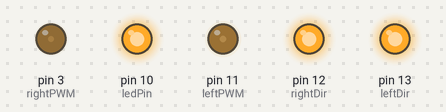
Simulated run of this sketch. Board: Arduino Uno, built with avr-gcc and run on an emulated ATmega328P. Parts: output pins drawn as LEDs (lit = HIGH). What the sketch prints to the serial monitor is not drawn.

Above: at 0.15 s.
Timing chart, 0 to 1.9 s (numbered marks = the images above):
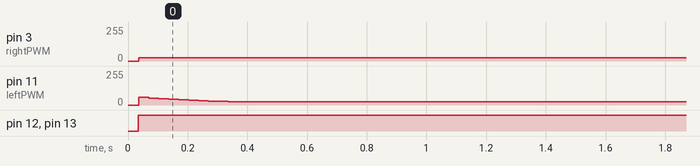

The sketch:

petitControl.ino
```cpp
/*
 * This program recives N_VALUES of size N_BYTES with the following protocol
 *  to start '@''@' the values byte by byte and '.' to finish
 *
 */
 #include "TimerOne.h"
 #include "math.h"
const byte N_BYTES = 2; // size of values recived
const byte N_VALUES = 3; // number of values to recive
byte incomingData[ N_BYTES*N_VALUES + 1 ]; // +1 end character

const char START_CHAR = '@';
const char POS_CHAR = 'P';
const char GOAL_CHAR = 'G';
const char END_CHAR = '.';

int values[N_VALUES]; // values[0] = x, in mm  //CHECK SIZE IF RECIVING BIGGER DATA, now: int16
                     // values[1] = y, in mm
                    // values[2] = theta, in Degrees
const bool DEBUG = false;
bool firstStart = false;
int incomingByte;      // a variable to read incoming serial data into

const int rightPWM = 3; // pins PWM A
const int leftPWM = 11; // PWM B

const int rightDir = 12; // DIR A
const int leftDir = 13; // DIR B

const int ledPin = 10; // LED

const double R = 20; //mm
const double L = 90;//mm

const float W_MAX = 6; //rads/s
const float W_MIN = 2;

const float V_MAX = 4.5; //rads/s
const float V_MIN = 2;
const int D = 400; // if error larger than D use V_MAX

const float KP = 5;
const float KP_V = float(V_MAX)/D;

const int MAX_ANGLE_ERROR = 5;
const int MAX_POS_ERROR = 20; //mm

const double REDUCTION = 0.10; //10%

int x = 0;
int y = 0;
double theta = 0;

int xGoal = 1000;
int yGoal = 1000;
double thetaGoal = 0;

int distError = 0;
int angleError = 0;

unsigned int counterOfLastSetPos = 0; //millis

void setup() {
  pinMode( rightPWM, OUTPUT ); //Defining pins as output
  pinMode( leftPWM, OUTPUT );
  pinMode( rightDir, OUTPUT );
  pinMode( leftDir, OUTPUT );
  pinMode( ledPin, OUTPUT );
  Serial.begin( 9600 );

  Timer1.initialize(33333); // 30Hz  --> 33333 microSecs period
  Timer1.attachInterrupt( control );
  digitalWrite( ledPin, HIGH );
  analogWrite( rightPWM, 0 );
  analogWrite( leftPWM, 0 );
}

void setVelocity( int pwmPin, int dirPin, double w ){ // pwm_pin, direction_pin, velocity
  if(DEBUG)Serial.println("Seting Velocity");
  if( w < 0 )
    digitalWrite( dirPin, LOW );
  else
    digitalWrite( dirPin, HIGH );
  w = abs( w );
  Serial.println( w );
  byte w_pwm = 0.00083 * w * w * R * R + 0.058*w*R+25;
  if( w_pwm < 25 )
    w_pwm = 0;
  Serial.println( w_pwm );
  analogWrite( pwmPin, w_pwm );
}
void control()
{
  double d_x = xGoal - x;
  double d_y = yGoal - y;
  double norm = sqrt( d_x*d_x + d_y*d_y );
  double dotProduct = d_x*-1*sin(theta) + d_y*cos(theta);
  double angle_error = acos( dotProduct/norm );
  Serial.println( norm );
  double dotProduct2 = d_x*-1*sin(theta+0.01) + d_y*cos(theta+0.01);
  double next_error = acos( dotProduct2/norm );
  if( next_error > angle_error )
    angle_error *= -1;
  double w_r = angle_error*KP;

  if( w_r > W_MAX )
    w_r = W_MAX;
  else{
    if( w_r < -1*W_MAX )
       w_r = -1*W_MAX;
    else{
      if( w_r < W_MIN && w_r > -1*W_MIN ){
        if( w_r > 0 )
          w_r = W_MIN;
        else
          w_r = -1*W_MIN;
      }
    }
  }
  if( angle_error *180/M_PI > -1*MAX_ANGLE_ERROR && angle_error *180/M_PI < MAX_ANGLE_ERROR)
    w_r = 0;
  double w_l = -1*w_r;

  double s = KP_V * norm;

  if( s > V_MAX )
    s = V_MAX;
  else{
    if( s < -1*V_MAX )
       s = -1*V_MAX;
    else{
      if( s < V_MIN && s > -1*V_MIN ){
        if( s > 0 )
          s = V_MIN;
        else
          s = -1*V_MIN;
      }
    }
  }
  w_r += s;
  w_l += s;

  w_r *= 1 - counterOfLastSetPos*REDUCTION;
  w_l *= 1 - counterOfLastSetPos*REDUCTION;

  if ( counterOfLastSetPos < 1/REDUCTION)
    counterOfLastSetPos++;

  if( norm < MAX_POS_ERROR && norm > -1*MAX_POS_ERROR ){
    w_r = 0;
    w_l = 0;
  }
  setVelocity( rightPWM, rightDir, w_r );
  setVelocity( leftPWM, leftDir, w_l );
}
void setPose( int newX, int newY, int newTheta ){
  x = newX;
  y = newY;
  theta = newTheta*M_PI/180;
  counterOfLastSetPos = 0;
}

void setGoal( int newX, int newY, int newTheta ){
  xGoal = newX;
  yGoal = newY;
  thetaGoal = newTheta*M_PI/180;
}


void loop() {
  digitalWrite( ledPin, HIGH );
  if ( Serial.available() > 0 && !firstStart) {
    incomingByte = Serial.read();
    if( incomingByte == START_CHAR){
      firstStart = true; // if ---> @
      if(DEBUG)Serial.println("in @");
    }
  }
  if (Serial.available() > 0 && firstStart ){
    incomingByte = Serial.read();
    if( (incomingByte == POS_CHAR || incomingByte == GOAL_CHAR) && firstStart ){ // if START ---> @ G || @ P
      bool isGoal = false;
      if( incomingByte == GOAL_CHAR )
         isGoal = true;
      if(DEBUG)Serial.println("Start");
      while(Serial.available() < N_BYTES*N_VALUES + 1 ){ // wait until reciving the values and the end character
      }
      if(DEBUG)Serial.println("Getting data");
      for( int i = 0; i < N_BYTES*N_VALUES + 1; i++){
          incomingData[ i ] = Serial.read();
      }
      if( incomingData[ N_BYTES*N_VALUES ] == END_CHAR ){ // if END ---> .
        // first byte is the least significant byte
        if(DEBUG)Serial.println("Saving Data");
        for( int i = 0; i < N_VALUES; i++) // reset values
          values[ i ] = 0;
        for( int i = 0; i < N_BYTES*N_VALUES; i++){
          values[ i/N_BYTES ] |= ( (int)incomingData[ i ] << 8*( i%N_BYTES ) );
         /*
          * equivalent to do: values[0] = incomingData[0] | (int)incomingData[0] << 8;
          * setting the byts and then moving the byte (8 bites) to the left and doing an OR operation
          * 00000000  0000011  OR  11000000 00000000 ----> 11000000 00000011
          * ceros least_significant_byte OR second_byte ceros
          */
        }
        //digitalWrite( ledPin, LOW );
        if( isGoal ){
          setGoal( values[0], values[1], values[2] );
          if(DEBUG)Serial.println("setGoal");
        }
        else{
          setPose( values[0], values[1], values[2] );
        }


      }
    }
    firstStart = false;
  }
  //uncomment to DEBUG
  if(DEBUG){
    for( int i = 0; i < N_VALUES; i++){
      Serial.print( values[i] );
      Serial.print( ' ' );
    }
    Serial.println();
    //delay(200);
  }
}
```

Measured:
- by itself, pin 3 (rightPWM): 0/255 → 25/255 at 0.04 s
- by itself, pin 12 (rightDir), pin 13 (leftDir): LOW → HIGH at 0.04 s
